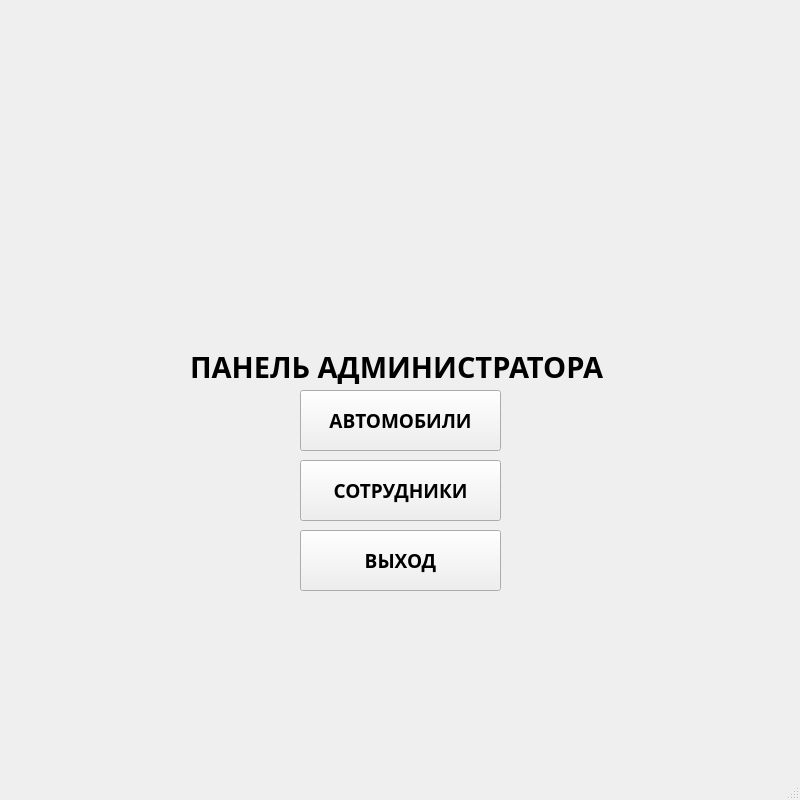
<?xml version="1.0" encoding="UTF-8"?>
<ui version="4.0">
 <class>MainWindow</class>
 <widget class="QMainWindow" name="MainWindow">
  <property name="geometry">
   <rect>
    <x>0</x>
    <y>0</y>
    <width>800</width>
    <height>800</height>
   </rect>
  </property>
  <property name="maximumSize">
   <size>
    <width>800</width>
    <height>800</height>
   </size>
  </property>
  <property name="font">
   <font>
    <family>Arial</family>
    <pointsize>8</pointsize>
    <weight>50</weight>
    <bold>false</bold>
   </font>
  </property>
  <property name="windowTitle">
   <string>Администратор</string>
  </property>
  <widget class="QWidget" name="centralwidget">
   <widget class="QLabel" name="label_5">
    <property name="geometry">
     <rect>
      <x>190</x>
      <y>330</y>
      <width>431</width>
      <height>74</height>
     </rect>
    </property>
    <property name="font">
     <font>
      <family>Tw Cen MT</family>
      <pointsize>22</pointsize>
      <weight>75</weight>
      <bold>true</bold>
     </font>
    </property>
    <property name="text">
     <string>ПАНЕЛЬ АДМИНИСТРАТОРА</string>
    </property>
   </widget>
   <widget class="QPushButton" name="auto_button">
    <property name="geometry">
     <rect>
      <x>300</x>
      <y>390</y>
      <width>201</width>
      <height>61</height>
     </rect>
    </property>
    <property name="font">
     <font>
      <family>Tw Cen MT</family>
      <pointsize>14</pointsize>
      <weight>75</weight>
      <bold>true</bold>
     </font>
    </property>
    <property name="text">
     <string>АВТОМОБИЛИ</string>
    </property>
   </widget>
   <widget class="QPushButton" name="emp_button">
    <property name="geometry">
     <rect>
      <x>300</x>
      <y>460</y>
      <width>201</width>
      <height>61</height>
     </rect>
    </property>
    <property name="font">
     <font>
      <family>Tw Cen MT</family>
      <pointsize>14</pointsize>
      <weight>75</weight>
      <bold>true</bold>
     </font>
    </property>
    <property name="text">
     <string>СОТРУДНИКИ</string>
    </property>
   </widget>
   <widget class="QPushButton" name="exit_button">
    <property name="geometry">
     <rect>
      <x>300</x>
      <y>530</y>
      <width>201</width>
      <height>61</height>
     </rect>
    </property>
    <property name="font">
     <font>
      <family>Tw Cen MT</family>
      <pointsize>14</pointsize>
      <weight>75</weight>
      <bold>true</bold>
     </font>
    </property>
    <property name="styleSheet">
     <string notr="true"/>
    </property>
    <property name="text">
     <string>ВЫХОД</string>
    </property>
   </widget>
   <widget class="QLabel" name="label">
    <property name="geometry">
     <rect>
      <x>270</x>
      <y>100</y>
      <width>270</width>
      <height>251</height>
     </rect>
    </property>
    <property name="font">
     <font>
      <family>Tw Cen MT</family>
      <pointsize>48</pointsize>
      <weight>75</weight>
      <bold>true</bold>
     </font>
    </property>
    <property name="text">
     <string/>
    </property>
    <property name="pixmap">
     <pixmap>../photo_2024-06-09_21-04-44.jpg</pixmap>
    </property>
    <property name="scaledContents">
     <bool>true</bool>
    </property>
   </widget>
  </widget>
  <widget class="QMenuBar" name="menubar">
   <property name="geometry">
    <rect>
     <x>0</x>
     <y>0</y>
     <width>800</width>
     <height>21</height>
    </rect>
   </property>
  </widget>
  <widget class="QStatusBar" name="statusbar"/>
 </widget>
 <resources/>
 <connections/>
</ui>
